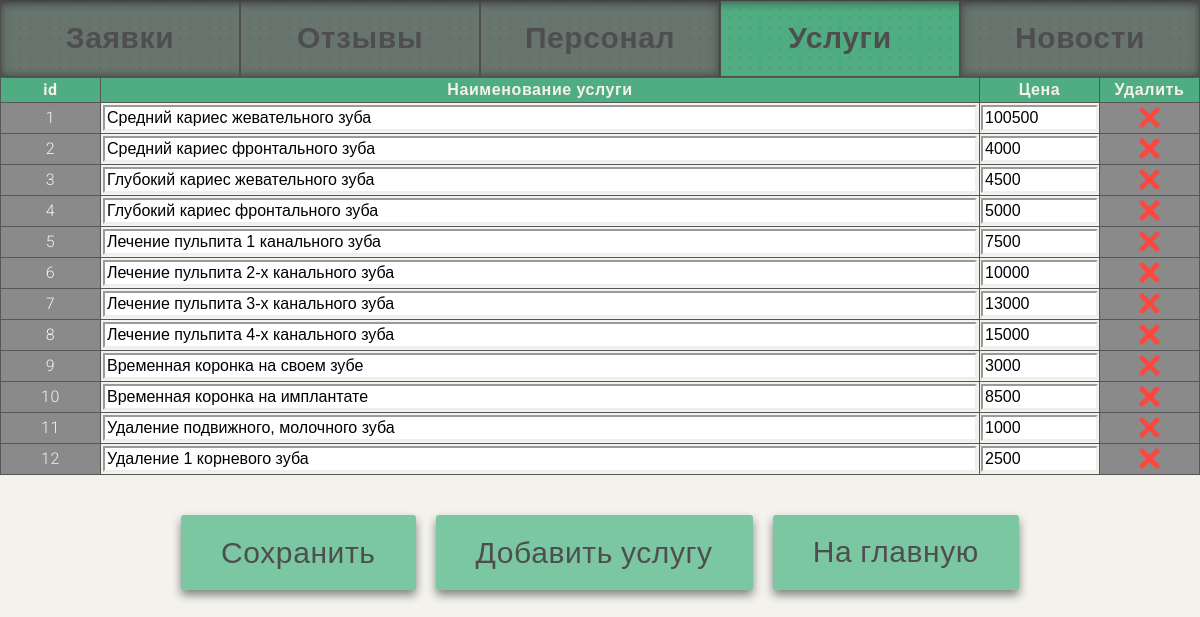
/services.php, run on the app's committed database.
### tables this page shows
CREATE TABLE `services` (
  `id` int(11) NOT NULL COMMENT 'id',
  `service_name` varchar(100) NOT NULL COMMENT 'Наименование услуги',
  `price` int(20) NOT NULL COMMENT 'Цена услуги'
);

### services.php (the view, shortened to what this page needs)
<!DOCTYPE html>
<html lang="ru">
<head>
	<link rel="stylesheet" href="css/style.css">
	<link rel="stylesheet" href="css/admin.css">
</head>
<body>
<header class="container_header_prices">
    <h2 class="header_registraion h2_header"><a href="registrations.php">Заявки</a></h2>
    <h2 class="header_reviews h2_header"><a href="reviews.php">Отзывы</a> </h2>
    <h2 class="header_personnel h2_header"><a href="personnel.php">Персонал</a></h2>
    <h2 class="header_prices h2_header"><a href="services.php">Услуги</a></h2>
    <h2 class="header_news h2_header"><a href="news.php">Новости</a></h2>
</header>
<main>
<?php
    $dbc = mysqli_connect(DB_HOST, DB_USER, DB_PASSWORD, DB_NAME);
  $query = "SELECT * FROM `services` ORDER BY 'id' DESC";
?>
  <table class="table_admin table_prices">
    <tr class="row_1 row">
      <th class="col_1">id</th>
      <th class="col_2">Наименование услуги</th>
      <th class="col_3">Цена</th>
      <th class="col_3">Удалить</th>
    </tr>
<?php
  $data = mysqli_query($dbc, $query);
  $iter_row = 2;
  while ($row = mysqli_fetch_array($data)) {
    $id = $row['id'];
    $service_name = $row['service_name'];
    $price = $row['price'];
?>
    <tr id="<?=$id?>" class="row_<?=$iter_row?> row">
      <td class="col_1"><?=$id?></td>
      <td class="col_2 service_name">
        <input class="service_name" type="text" name="prices[<?=$id?>][service_name]" value="<?=$service_name?>" form="form_admin" maxlength="100">
      </td>
      <td class="col_3 prices">
        <input class="price" type="text" name="prices[<?=$id?>][price]" value="<?=$price?>" form="form_admin" maxlength="20">
      </td>
      <td class="col_4 remove">
        <label for="remove_db_<?=$id?>"><img src="img/admin/krestik.png" alt=""></label>
      </td>
    </tr>
<?php
    $iter_row ++;
  }
?>
  </table>
  <div class="container_buttons">
    <input class="back_button" type="submit" name="save_button" value="Сохранить" form="form_admin">
	<button class="add_button back_button">Добавить услугу</button>
    <a class="back_button" href="index.php">На главную</a>
  </div>
</main>
</body>
</html>

### css/style.css (style rules this page uses)
* { -webkit-box-sizing: border-box; -moz-box-sizing: border-box; box-sizing: border-box; margin: 0; padding: 0; border: 0; outline: none; vertical-align: baseline; }
a, button, label, input[type="submit"] { cursor: pointer; }
a { text-decoration: none; color: currentColor; }
table { border-collapse: collapse; border-spacing: 0; }
img { display: block; max-width: 100%; }
html { font-family: 'Roboto', sans-serif; font-weight: 300; font-size: 20px; line-height: 1.15; letter-spacing: .03rem; position: relative; -webkit-text-size-adjust: 100%; background-color: #f3f2ec; color: #4e4e4e; overflow-x: hidden; min-width: 499px; scroll-behavior: smooth; }
.back_button { font-family: 'Roboto', sans-serif; font-weight: 400; font-size: 1.5rem; padding: 1rem 2rem; color: #4e4e4e; letter-spacing: .03rem; background-color: #7bc7a1; border-radius: 3px; box-shadow: #808080 0px 5px 10px 0px; transition: box-shadow .2s, transform .2s; margin: 0 auto; }

### css/admin.css (style rules this page uses)
html { overflow-x: unset; }
header { display: flex; flex-direction: row; align-items: center; width: 100%; }
body::after { content: ''; position: absolute; top: -50px; width: 100%; height: 50px; display: block; box-shadow: #383838 0px 1px 10px; }
main { display: flex; flex-direction: column; justify-content: center; width: 100%; margin: 0 auto; }
table { font-size: .8rem; margin-bottom: 2rem; }
.container_header_registration .header_registraion, .container_header_reviews .header_reviews, .container_header_personnel .header_personnel, .container_header_prices .header_prices, .container_header_news .header_news { transition: background-color .2s, box-shadow .2s; box-shadow: #383838 0px 0px 10px; background-color: #4fad81; color: #4e4e4e; }
.container_header_registration, .container_header_reviews, .container_header_personnel, .container_header_prices, .container_header_news { background-color: #68756e; box-shadow: inset #383838 0px 0px 10px 0px; }
.h2_header { width: 100%; border: 1px solid #4e4e4e; background-image: radial-gradient( #00000017 20%, transparent 0); background-size: 10px 10px; background-position: center; }
.h2_header a { padding: 1rem; display: block; width: 100%; text-align: center; }
.table_admin td, .table_admin th { padding: .05rem; border: 1px; border-style: solid; border-color: #575757; vertical-align: middle; text-align: center; }
.col_1 { width: 5rem; color: #f3f2ec; background-color: #8a8a8a; }
.table_admin th { padding: .15rem; color: #f3f2ec; background-color: #4fad81; }
.col_1, .col_2:not(.date_order) { padding: .1rem; }
.table_admin select, .table_admin input:not(.remove_db) { border: .1rem inset; padding: .1rem; font-size: .8rem; width: 100%; }
.remove { width: 5rem; position: relative; background-color: #8a8a8a; padding: 0; }
.remove label img { width: 1.15rem; height: auto; margin: 0 auto; transition: .5s; }
.container_buttons { display: flex; flex-direction: row; width: max-content; margin: 0 auto; }
.back_button { margin: 0 .5rem; }
.table_prices .prices { width: 6rem; }

### data on the page
services: id "1", service_name "Средний кариес жевательного зуба", price "100500"
services: id "2", service_name "Средний кариес фронтального зуба", price "4000"
services: id "3", service_name "Глубокий кариес жевательного зуба", price "4500"
services: id "4", service_name "Глубокий кариес фронтального зуба", price "5000"
services: id "5", service_name "Лечение пульпита 1 канального зуба", price "7500"
services: id "6", service_name "Лечение пульпита 2-х канального зуба", price "10000"
services: id "7", service_name "Лечение пульпита 3-х канального зуба", price "13000"
services: id "8", service_name "Лечение пульпита 4-х канального зуба", price "15000"
services: id "9", service_name "Временная коронка на своем зубе", price "3000"
services: id "10", service_name "Временная коронка на имплантате", price "8500"
services: id "11", service_name "Удаление подвижного, молочного зуба", price "1000"
services: id "12", service_name "Удаление 1 корневого зуба", price "2500"
